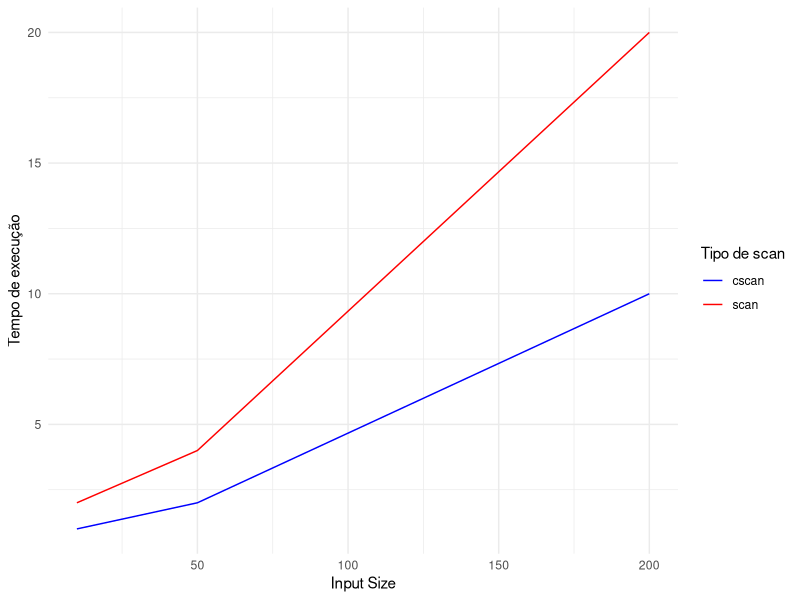

The R script that drew this image:
library(here)
library(readr)
scan <- read_tsv(here('tabela.tsv'))
library(ggplot2)
library(dplyr)

scan %>%
  ggplot()+
  geom_line(aes(x=input, y=scan, color="scan"))+
  geom_line(aes(x=input, y=cscan, color="cscan")) +
  theme_minimal()+
  scale_color_manual(values=c("blue", "red")) +
  labs(x="Input Size", y="Tempo de execução", color="Tipo de scan")
